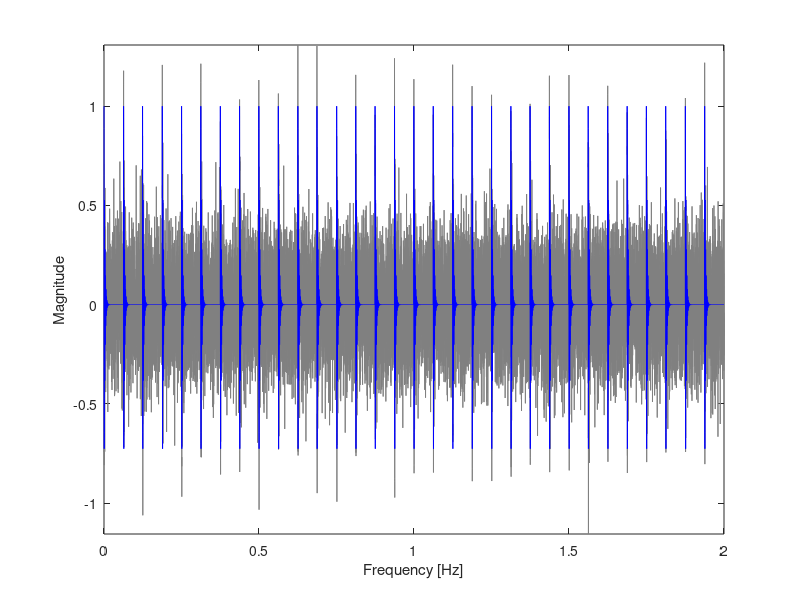
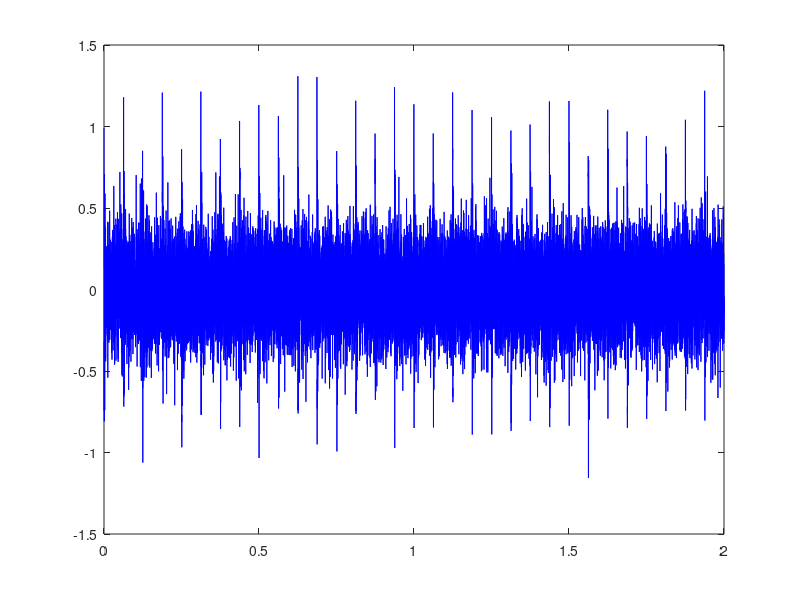

MATLAB code for these plots, in order: (Note: this script raises an error after producing the figures.)
%% multi-index 
% ks=kurtosis(y)/skewness(y); %峭度偏斜度比
% peakingfactor(y)%峰值因子
% sparsity(y)%稀疏度

%% ini
clear
clc
close all
%% Two fault modes with common resonant frequency
fr1=3;  % convolution freq.
a1=1;    % amplitude for sig1;
fn1=625; % resonant freq.
zeta=400; % decaying rate
T1=1/16;  % fault frequency for sig1;
fs=10000;  % sampling freq.

% Generating the signal
t1=0:1/fs:T1;
sig_1=(a1*exp(-zeta*t1).*cos(2*pi*fn1*t1));  % single impulse

t=0:1/fs:2;
sig0=zeros(size(t));
for i=1:fix(t(end)/T1)
    if i==1 || i==fix(t(end)/T1)
        inde=max(find(t<=T1*(i-1)));
    else
        inde=max(find(t<=T1*(i-1)+(rand(1)-0.5)*2*1/100*T1));
%         inde=max(find(t<=T1*(i-1)+dd(mod(round(rand(1)*10),3)+1)*13/100*T1));
%         inde=max(find(t<=T1*(i-1)+dd(randperm(3,1))*0.75/100*T1));
    end
    sig0(inde:inde+length(sig_1)-1)=sig_1;
end
% sig1=(cos(2*pi*fr1*t)+1).*sig0;  % fault signal 1
sig1=sig0;
sig=awgn(sig1,-5,'measured');
% figure,plot(t,sig,'b')
figure,plot(t,sig,'color',0.5*[1 1 1])
hold on
plot(t,sig1,'b-')
axis tight
xlim([0 2])
xlabel('time [s]'),ylabel('Amplitude')
% frequency analysis
pp=abs(fft(sig))/length(sig)*2;
pp(1)=0;
ff=(0:length(pp)-1)/length(pp)*fs;
n1=floor(length(pp)/2);
%figure,plot(ff(1:n1),pp(1:n1),'b')
% xlim([400 1000])
xlabel('Frequency [Hz]'),ylabel('Magnitude')
y=sig;
y=y(1:20000);
soft = @(x, T) max(1 - T./abs(x), 0) .* x;

%% signal parameters
fs=10000;  % sampling freq.
t=(0:length(y)-1)/fs;
figure,plot(t,y,'b')





%% multi-index matrix TQWT  (Q,J,ka inter)
gamma=0.85;
Q_range = 1:1:10;               
r=3;
ka_range= 0.3:0.1:1;
N=200;
matrix=cell(length(Q_range),length(ka_range));
f=1/T1;
delt_p=1.5;
for i =1:length(Q_range)
    Q=Q_range(i);
    J=min(10,computeJmax(N,Q,r));
    for j=1:length(ka_range)
        ka=ka_range(j);
        [w,~]=TQWT_SR_GMC_penalty_fun(y,Q,r,J,gamma,ka,0);
        y_GMC = itqwt(w,Q,r,length(y));
        matrix{i,j}=[kurtSkew(y_GMC);ES_EHNR(y_GMC);sparsity(y_GMC)]; %获得了参数矩阵
    end
end

kurtSkew_vector=zeros(0);
ES_EHNR_vector=zeros(0);
sparsity_vector=zeros(0);
 for i=1:length(Q_range)
    for j=1:length(ka_range)
        kurtSkew_vector(end+1)=matrix{i,j}(1);
        ES_EHNR_vector(end+1)=matrix{i,j}(2);
        sparsity_vector(end+1)=matrix{i,j}(3);
    end
 end
matrix_index=[kurtSkew_vector;ES_EHNR_vector;sparsity_vector];


%% choose Q,ka
[Fj,loc] = chooseband(matrix_index);
% 现在要找到1oc在10×7这个矩阵中的位置，并返回下标 即Q的值和ka的值 注意Q和ka的值最后要换算到Q、ka_range中
Q_loc=ceil(loc/length(ka_range));%参数矩阵横坐标 
ka_loc=loc-(Q_loc-1)*length(ka_range);%参数矩阵纵坐标
Q=Q_range(Q_loc);
ka=ka_range(ka_loc);
J=min(10,computeJmax(N,Q,r));
%% TQWT sparse representation
[x,v]=TQWT_SR_GMC_penalty_fun(y,Q,r,J,gamma,ka,0);
y_GMC = itqwt(x,Q,r,length(y));
figure,plot(t,y_GMC)
xlim([0,0.4])
figure,plot(t,sig1(1:length(y)),t,y_GMC,'r--')
legend('故障特征信号','去噪信号')
xlabel('时间[s]'),ylabel('幅值')

figure,plot(t,sig1(1:length(y)),t,y_GMC,'r--')
xlim([0.1,0.15])
legend('故障特征成分','小波基函数')
xlabel('时间[s]'),ylabel('幅值')
set(gca,'xticklabel',[]),set(gca,'yticklabel',[])
% figure,plot(t,y_GMC)
% xlabel('时间[s]'),ylabel('幅值')
% xlim([0,1])
xlim([4000,6000])
xlabel('采样时间')
ylabel('幅值')
set(gca,'xticklabel',[]),set(gca,'yticklabel',[])
title('Q=1,r=3')


figure,plot(sig_1)
xlabel('时间[s]')
ylabel('幅值')
xlim([0,300])


blp=abs(fft(abs(hilbert(y_GMC))))/length(y_GMC)*2;
figure,plot(blp)

blp(1)=0;
pl=(0:length(y_GMC)-1)/length(y_GMC)*fs;
figure,plot(pl(1:round(length(y_GMC)/2)),blp(1:round(length(y_GMC)/2)))
xlabel('频率 [Hz]'),ylabel('幅值')
xlim([0,350])